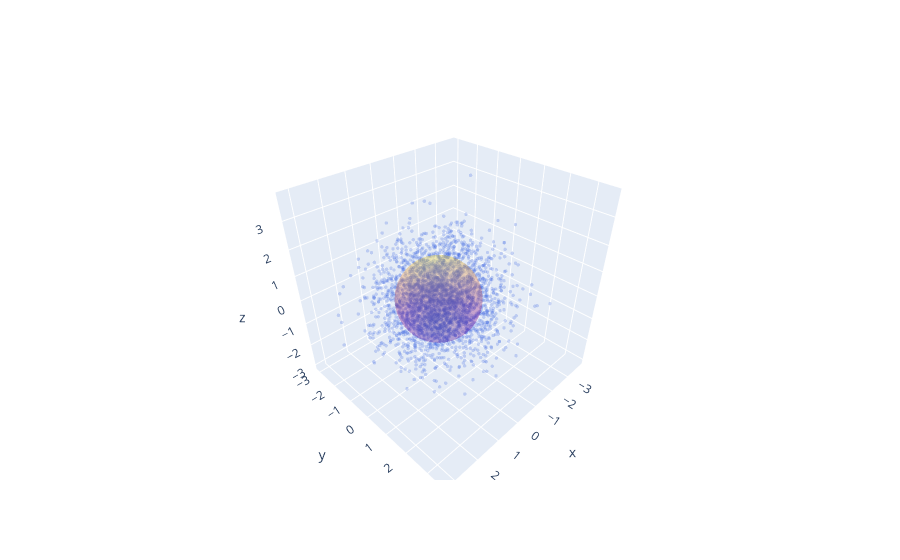

The code cell stored with this chart in its notebook:
### Code cell
fig = go.Figure(data=[scatter, surface])
fig.show()

### Figure 1 — Plotly figure (JSON) as saved in the notebook; plotly's stock layout.template omitted (floating-point values rounded to 4 significant figures; data arrays with more than 128 entries replaced by an {"elided": "..."} marker saying what was removed)
{"data": [{"marker": {"color": "royalblue", "opacity": 0.25, "size": 2}, "mode": "markers", "name": "Particles", "type": "scatter3d", "x": {"elided": "3000 float values"}, "y": {"elided": "3000 float values"}, "z": {"elided": "3000 float values"}}, {"name": "Shell", "opacity": 0.2, "showscale": false, "type": "surface", "x": {"elided": "50x50 float values"}, "y": {"elided": "50x50 float values"}, "z": {"elided": "50x50 float values"}}], "layout": {}}
